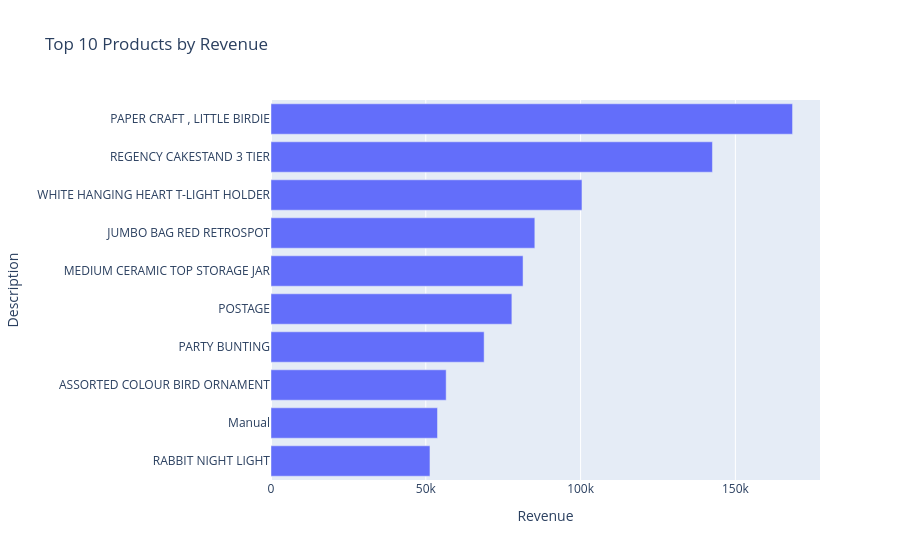

Write notebook code for a chart like this one.
### Code cell
top_products_revenue = product_revenue.head(10)

fig = px.bar(
    top_products_revenue,
    x="Revenue",
    y="Description",
    orientation="h",
    title="Top 10 Products by Revenue"
)

fig.update_layout(yaxis={"categoryorder": "total ascending"})

fig.show()

### Figure 1 — Plotly figure (JSON) as saved in the notebook; plotly's stock layout.template omitted (floating-point values rounded to 4 significant figures)
{"data": [{"hovertemplate": "Revenue=%{x}<br>Description=%{y}<extra></extra>", "legendgroup": "", "marker": {"color": "#636efa", "pattern": {"shape": ""}}, "name": "", "orientation": "h", "showlegend": false, "textposition": "auto", "type": "bar", "x": [168500.0, 142600.0, 100400.0, 85220.0, 81420.0, 77800.0, 68840.0, 56580.0, 53780.0, 51350.0], "xaxis": "x", "y": ["PAPER CRAFT , LITTLE BIRDIE", "REGENCY CAKESTAND 3 TIER", "WHITE HANGING HEART T-LIGHT HOLDER", "JUMBO BAG RED RETROSPOT", "MEDIUM CERAMIC TOP STORAGE JAR", "POSTAGE", "PARTY BUNTING", "ASSORTED COLOUR BIRD ORNAMENT", "Manual", "RABBIT NIGHT LIGHT"], "yaxis": "y"}], "layout": {"barmode": "relative", "legend": {"tracegroupgap": 0}, "title": {"text": "Top 10 Products by Revenue"}, "xaxis": {"anchor": "y", "domain": [0, 1], "title": {"text": "Revenue"}}, "yaxis": {"anchor": "x", "categoryorder": "total ascending", "domain": [0, 1], "title": {"text": "Description"}}}}
